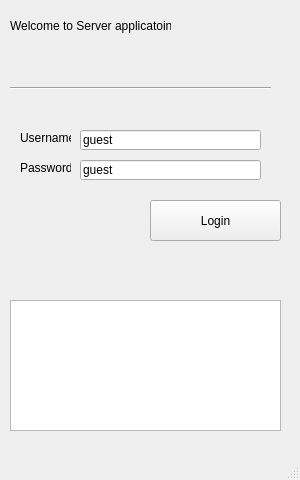
<?xml version="1.0" encoding="UTF-8"?>
<ui version="4.0">
 <class>MainWindow</class>
 <widget class="QMainWindow" name="MainWindow">
  <property name="geometry">
   <rect>
    <x>0</x>
    <y>0</y>
    <width>300</width>
    <height>480</height>
   </rect>
  </property>
  <property name="sizePolicy">
   <sizepolicy hsizetype="Fixed" vsizetype="Fixed">
    <horstretch>0</horstretch>
    <verstretch>0</verstretch>
   </sizepolicy>
  </property>
  <property name="minimumSize">
   <size>
    <width>300</width>
    <height>480</height>
   </size>
  </property>
  <property name="maximumSize">
   <size>
    <width>300</width>
    <height>480</height>
   </size>
  </property>
  <property name="windowTitle">
   <string>MainWindow</string>
  </property>
  <widget class="QWidget" name="centralwidget">
   <property name="sizePolicy">
    <sizepolicy hsizetype="Fixed" vsizetype="Preferred">
     <horstretch>0</horstretch>
     <verstretch>0</verstretch>
    </sizepolicy>
   </property>
   <widget class="QLabel" name="label">
    <property name="geometry">
     <rect>
      <x>10</x>
      <y>10</y>
      <width>161</width>
      <height>31</height>
     </rect>
    </property>
    <property name="text">
     <string>Welcome to Server applicatoin</string>
    </property>
   </widget>
   <widget class="Line" name="line">
    <property name="geometry">
     <rect>
      <x>10</x>
      <y>80</y>
      <width>261</width>
      <height>16</height>
     </rect>
    </property>
    <property name="orientation">
     <enum>Qt::Horizontal</enum>
    </property>
   </widget>
   <widget class="QLabel" name="label_3">
    <property name="geometry">
     <rect>
      <x>20</x>
      <y>130</y>
      <width>51</width>
      <height>16</height>
     </rect>
    </property>
    <property name="text">
     <string>Username</string>
    </property>
   </widget>
   <widget class="QLabel" name="label_4">
    <property name="geometry">
     <rect>
      <x>20</x>
      <y>160</y>
      <width>51</width>
      <height>16</height>
     </rect>
    </property>
    <property name="text">
     <string>Password</string>
    </property>
   </widget>
   <widget class="QTextBrowser" name="LogtextBrowser">
    <property name="geometry">
     <rect>
      <x>10</x>
      <y>300</y>
      <width>271</width>
      <height>131</height>
     </rect>
    </property>
   </widget>
   <widget class="QLineEdit" name="Username_lineEdit">
    <property name="geometry">
     <rect>
      <x>80</x>
      <y>130</y>
      <width>181</width>
      <height>20</height>
     </rect>
    </property>
    <property name="text">
     <string>guest</string>
    </property>
   </widget>
   <widget class="QLineEdit" name="Password_lineEdit">
    <property name="geometry">
     <rect>
      <x>80</x>
      <y>160</y>
      <width>181</width>
      <height>20</height>
     </rect>
    </property>
    <property name="text">
     <string>guest</string>
    </property>
   </widget>
   <widget class="QPushButton" name="login_Button">
    <property name="geometry">
     <rect>
      <x>150</x>
      <y>200</y>
      <width>131</width>
      <height>41</height>
     </rect>
    </property>
    <property name="text">
     <string>Login</string>
    </property>
   </widget>
  </widget>
  <widget class="QMenuBar" name="menubar">
   <property name="geometry">
    <rect>
     <x>0</x>
     <y>0</y>
     <width>300</width>
     <height>21</height>
    </rect>
   </property>
  </widget>
  <widget class="QStatusBar" name="statusbar"/>
 </widget>
 <resources/>
 <connections/>
</ui>
